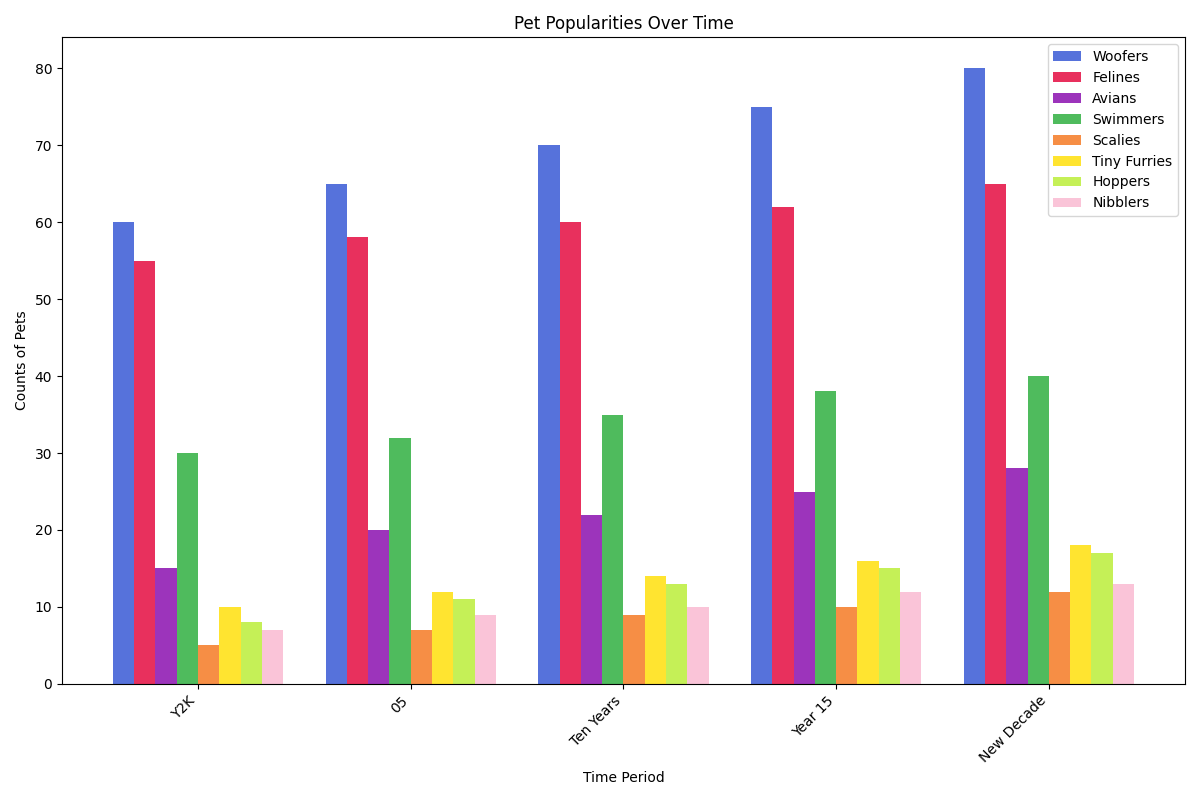

Reproduce this figure in Python.
import numpy as np
import matplotlib.pyplot as plt

years = np.array(['2000', '2005', '2010', '2015', '2020'])
dogs = np.array([60, 65, 70, 75, 80])
cats = np.array([55, 58, 60, 62, 65])
birds = np.array([15, 20, 22, 25, 28])
fish = np.array([30, 32, 35, 38, 40])
reptiles = np.array([5, 7, 9, 10, 12])
small_mammals = np.array([10, 12, 14, 16, 18])
rabbits = np.array([8, 11, 13, 15, 17])
hamsters = np.array([7, 9, 10, 12, 13])

colors = ['#4363d8', '#e6194b', '#911eb4', '#3cb44b', '#f58231', '#ffe119', '#bfef45', '#fabed4']

bar_width = 0.10
x = np.arange(len(years))

fig, ax = plt.subplots(figsize=(12, 8))

ax.bar(x - bar_width * 3.5, dogs, width=bar_width, color=colors[0], alpha=0.9, label='Woofers')
ax.bar(x - bar_width * 2.5, cats, width=bar_width, color=colors[1], alpha=0.9, label='Felines')
ax.bar(x - bar_width * 1.5, birds, width=bar_width, color=colors[2], alpha=0.9, label='Avians')
ax.bar(x - bar_width * 0.5, fish, width=bar_width, color=colors[3], alpha=0.9, label='Swimmers')
ax.bar(x + bar_width * 0.5, reptiles, width=bar_width, color=colors[4], alpha=0.9, label='Scalies')
ax.bar(x + bar_width * 1.5, small_mammals, width=bar_width, color=colors[5], alpha=0.9, label='Tiny Furries')
ax.bar(x + bar_width * 2.5, rabbits, width=bar_width, color=colors[6], alpha=0.9, label='Hoppers')
ax.bar(x + bar_width * 3.5, hamsters, width=bar_width, color=colors[7], alpha=0.9, label='Nibblers')

ax.set_xticks(x)
ax.set_xticklabels(['Y2K', '05', 'Ten Years', 'Year 15', 'New Decade'], rotation=45, ha='right')

ax.set_title("Pet Popularities Over Time")
ax.set_xlabel("Time Period")
ax.set_ylabel("Counts of Pets")

ax.legend()

plt.tight_layout()
plt.show()
